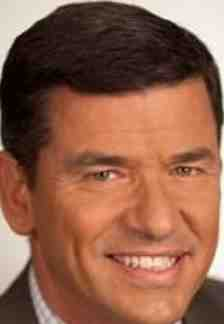
//> input picture images/hola.jpg, 224 x 324 px
$ ./main images/hola.jpg   (built with g++ and OpenCV 4)
//> lines starting //> are read from the running program, lines starting //| are printed output that depends on the picture
### stopwatch.h
#ifndef STOPWATCH_H
#define STOPWATCH_H

#include <chrono>

namespace jam {
class StopWatch {
public:
    StopWatch();

    int asHours() const;
    int asMinutes() const;
    int asSeconds() const;
    int asMilliseconds() const;
    int asMicroseconds() const;
    int asNanoseconds() const;

    inline void start() { t_start = std::chrono::steady_clock::now(); }
    inline void measure() { t_end = std::chrono::steady_clock::now(); }

private:
    std::chrono::steady_clock::time_point t_start;
    std::chrono::steady_clock::time_point t_end;
};
}

#endif  // STOPWATCH_H

### asciiconverter.h
#ifndef ASCIICONVERTER_H
#define ASCIICONVERTER_H

#include <opencv2/core/core.hpp>
#include <opencv2/highgui/highgui.hpp>
#include <opencv2/imgproc/imgproc.hpp>

#include <vector>
#include <string>

constexpr float NO_EDGE = 1337;

std::string img2ascii(const cv::Mat &edge_angles);

#endif // ASCIICONVERTER_H

### thresholds.h
#ifndef THRESHOLDS_H
#define THRESHOLDS_H

#include <opencv2/core/core.hpp>
#include <opencv2/highgui/highgui.hpp>
#include <opencv2/imgproc/imgproc.hpp>

template <typename T>
T maxVal(const cv::Mat& hist) {
    const int size = hist.rows;
    T max = 0.;
    for (int i = 0; i < size; ++i) {
        if (hist.at<T>(i) > max)
            max = hist.at<T>(i);
    }

    return max;
}
template <typename T>
// [13 lines left out: function minVal, not called in this run]

float kapurThresh(cv::Mat hist);

float Ak(const cv::Mat& hist, int k);
float Bk(const cv::Mat& hist, int k);

float optimalThresh(const cv::Mat& gray_image);

cv::Mat getHist(const cv::Mat& gray_image);

#endif  // THRESHOLDS_H

### show.h
#ifndef SHOW_H
#define SHOW_H


#include <opencv2/core/core.hpp>
#include <opencv2/highgui/highgui.hpp>
#include <opencv2/imgproc/imgproc.hpp>


void show(const cv::Mat& image);

#endif // SHOW_H

### edge_detection.h
#ifndef EDGE_DETECTION_H
#define EDGE_DETECTION_H

#include <opencv2/core/core.hpp>
#include <opencv2/highgui/highgui.hpp>
#include <opencv2/imgproc/imgproc.hpp>

#include "show.h"

cv::Mat atan(const cv::Mat& sobely, const cv::Mat& sobelx);

void calcEdges(const cv::Mat& src, cv::Mat& edge_angle, cv::Mat& edge_strength);

#endif  // EDGE_DETECTION_H

### asciiconverter.cpp
#include "asciiconverter.h"

#include <iostream>

std::string img2ascii(const cv::Mat& edge_angles) {
    constexpr char edges_c[] = {'|', '\\', '-', '/', '|'};
    constexpr char empty = ' ';
    constexpr int size = sizeof(edges_c) / sizeof(edges_c[0]);

    const int rows = edge_angles.rows;
    const int cols = edge_angles.cols;

    std::string solution;
    solution.reserve(rows * (cols + 1));

    for (int y = 0; y < rows; ++y) {
        for (int x = 0; x < cols; ++x) {
            const float angle = edge_angles.at<float>(y, x);

            if (angle == NO_EDGE) {
                solution += empty;
            } else {
                // check in what range does the angle fall in
                // and put the appropriate character for that edge
                for (int i = 0; i < size; ++i) {
                    if (angle <= (-M_PI / 2 + M_PI / ((size - 1) * 2) + i * M_PI / (size - 1))) {
                        solution += edges_c[i];
                        break;
                    }
                }
            }
        }
        solution += '\n';
    }
    return solution;
}

### thresholds.cpp
#include "thresholds.h"

float kapurThresh(cv::Mat hist) {
    using namespace std;
    const float size = hist.rows;
    hist += 0.01;
    float sum = cv::sum(hist)[0];
    hist /= sum;

    cv::Mat log_hist;
    hist.copyTo(log_hist);
    for (int i = 0; i < size; ++i) {
        log_hist.at<float>(i) = log(hist.at<float>(i)) * hist.at<float>(i);
    }

    cv::Mat entropy;
    hist.copyTo(entropy);
    entropy.at<float>(0) = -cv::sum(log_hist)[0];
    entropy.at<float>(size - 1) = entropy.at<float>(0);

    float partial_sum = hist.at<float>(0);
    for (int i = 1; i < size - 1; ++i) {
        partial_sum += hist.at<float>(i);

        // background
        float inner_sum = 0.;
        for (int j = 0; j < i; ++j) {
            float curr = hist.at<float>(j);
            inner_sum += curr / partial_sum * log(curr / partial_sum);
        }
        entropy.at<float>(i) = -inner_sum;

        // object
        inner_sum = 0.;
        float temp_sum = 1. - partial_sum;
        for (int j = i; j < size; ++j) {
            float curr = hist.at<float>(j);
            inner_sum += curr / temp_sum * log(curr / temp_sum);
        }
        entropy.at<float>(i) += -inner_sum;
    }

    return maxVal<float>(entropy);
}

float Ak(const cv::Mat& hist, int k) {
    float sum = 0.f;
    for (int i = 0; i < k; ++i) {
        sum += hist.at<float>(i);
    }
    return sum;
}

float Bk(const cv::Mat& hist, int k) {
    float sum = 0.f;
    for (int i = 0; i < k; ++i) {
        sum += i * hist.at<float>(i);
    }
    return sum;
}

float optimalThresh(const cv::Mat& gray_image) {
    cv::Mat hist = getHist(gray_image);
    float Aq = Ak(hist, 255);
    float Bq = Bk(hist, 255);

    int T = round(kapurThresh(hist));
    float AT = Ak(hist, T);
    float BT = Bk(hist, T);
    float uT = BT / AT;
    float gT = (Bq - BT) / (Aq - AT);
    int nT = (uT + gT) / 2.f;

    do {
        if (nT == T)
            break;

        T = nT;

        AT = Ak(hist, T);
        BT = Bk(hist, T);
        uT = BT / AT;
        gT = (Bq - BT) / (Aq - AT);
        nT = (uT + gT) / 2.f;

    } while (true);

    return T;
}

cv::Mat getHist(const cv::Mat& gray_image) {
    int hist_size = 255;
    const float range[] = {0., 255.};
    const float* ranges[] = {range};
    cv::Mat hist(cv::Size(1, 255), CV_32F);
    cv::calcHist(&gray_image, 1, 0, cv::Mat(), hist, 1, &hist_size, ranges, true, false);

    return hist;
}

### edge_detection.cpp
#include "edge_detection.h"

void calcEdges(const cv::Mat& src, cv::Mat& edge_angle, cv::Mat& edge_strength) {
    // use the sobel operators, to find horizontal and vertical edges

    float m_sobelx[3][3] = {{-1.f, -2.f, -1.f}, {0.f, 0.f, 0.f}, {1.f, 2.f, 1.f}};
    const cv::Mat struct_ele_x(3, 3, CV_32F, m_sobelx);

    float m_sobely[3][3] = {{-1.f, 0.f, 1.f}, {-2.f, 0.f, 2.f}, {-1.f, 0.f, 1.f}};
    const cv::Mat struct_ele_y(3, 3, CV_32F, m_sobely);

    cv::Mat sobelx;
    cv::filter2D(src, sobelx, -1, struct_ele_x);
    cv::Mat sobely;
    cv::filter2D(src, sobely, -1, struct_ele_y);

    // calculate the edges' slope consider the opposite slopes to be the same
    edge_angle = atan(sobely, sobelx);
    // calculate the edges' "presence"/strength
    cv::sqrt(sobelx.mul(sobelx) + sobely.mul(sobely), edge_strength);
}

cv::Mat atan(const cv::Mat& sobely, const cv::Mat& sobelx) {
    const int rows = sobely.rows;
    const int cols = sobely.cols;

    cv::Mat angles(rows, cols, CV_32F);

    for (int y = 0; y < rows; ++y) {
        for (int x = 0; x < cols; ++x) {
            float ty = sobely.at<float>(y, x);
            float tx = sobelx.at<float>(y, x);
            if (tx == 0.)
                tx = 0.00001f;
            angles.at<float>(y, x) = atan(ty / tx);
        }
    }

    return angles;
}

### main.cpp
#include <iostream>
#include <cstdio>

#include <opencv2/core/core.hpp>
#include <opencv2/highgui/highgui.hpp>
#include <opencv2/imgproc/imgproc.hpp>

#include "edge_detection.h"
#include "thresholds.h"
#include "show.h"
#include "asciiconverter.h"
#include "stopwatch.h"

int main(int argc, char* argv[]) {
    if (argc < 2) {
        std::cout << "USAGE: program [path_to_image] (width)  (height)" << std::endl;
        std::cout << "                               optional optional" << std::endl;
        return 0;
    }

    cv::Mat img = cv::imread(argv[1], CV_LOAD_IMAGE_GRAYSCALE);
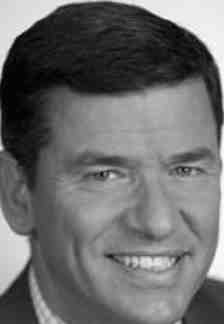
//> img: 324 rows x 224 cols, CV_8UC1; min 0, max 255, mean 107.7
    if (!img.data){
        std::cout << "[ERROR]: loading image" << std::endl;
        return 0;
    }

    int rows = 0;
    int cols = 0;

    if (argc > 2) {
        rows = std::stoi(argv[2]);
        if (argc > 3) {
            cols = std::stoi(argv[3]);
        } else {
            cols = rows;
        }
    } else {
        rows = cols = 50;
    }

    /// jam::StopWatch sw;
    /// sw.start();

    // let's get to it
    img.convertTo(img, CV_32F);
//> img: 324 rows x 224 cols, CV_32FC1
    cv::resize(img, img, cv::Size(rows, cols), 0, 0, CV_INTER_AREA);
//> img: 50 rows x 50 cols, CV_32FC1

    // get image's edges
    cv::Mat edge_angles, edge_strength;
    calcEdges(img, edge_angles, edge_strength);
//> in calcEdges, `cv::filter2D(src, sobelx, -1, struct_ele_x);`:
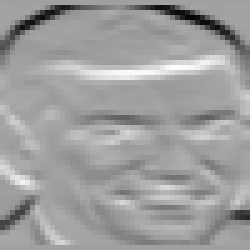
//> sobelx: 50 rows x 50 cols, CV_32FC1 (shown 5 times larger); min -852, max 497.8, mean -13.1; drawn with min black and max white
//> in calcEdges, `cv::filter2D(src, sobely, -1, struct_ele_y);`:
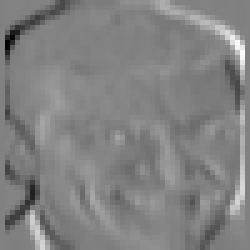
//> sobely: 50 rows x 50 cols, CV_32FC1 (shown 5 times larger); min -731.1, max 712.3, mean 6.4; drawn with min black and max white
//> after the loop in atan, `for (int y = 0; y < rows; ++y)`:
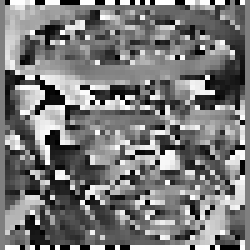
//> angles: 50 rows x 50 cols, CV_32FC1 (shown 5 times larger); min -1.57, max 1.57, mean -0.0757; drawn with min black and max white
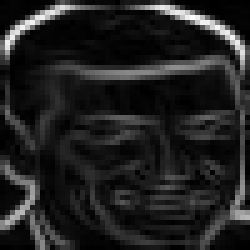
//> edge_strength: 50 rows x 50 cols, CV_32FC1 (shown 5 times larger); min 0, max 895.9, mean 117.5; drawn with min black and max white

    // remove noisy edges
    // find a mask of non-noisy edges
    const float thresh = optimalThresh(edge_strength) * 2;
//> in getHist, `cv::calcHist(&gray_image, 1, 0, cv::Mat(), hist, 1, &hist_size, ranges..`: hist = 255 values, max 40 at index 15, min 0 at index 180, mean 8.64
//> the loop in Ak, `for (int i = 0; i < k; ++i)` made 255 passes
//> sum on passes 1 to 3: 17, 24, 32
//> after the loop in Ak, `for (int i = 0; i < k; ++i)`: sum = 2203
//> the loop in Bk, `for (int i = 0; i < k; ++i)` made 255 passes
//> sum on passes 1 to 3: 0, 7, 23
//> after the loop in Bk, `for (int i = 0; i < k; ++i)`: sum = 159677
//> in kapurThresh, `hist += 0.01;`: hist = 255 values, max 40.01 at index 15, min 0.01 at index 180, mean 8.65
//> in kapurThresh, `float sum = cv::sum(hist)[0];`: sum = 2205.6
//> in kapurThresh, `hist /= sum;`: hist = 255 values, max 0.0181 at index 15, min 4.53e-06 at index 180, mean 0.00392
//> in kapurThresh, `hist.copyTo(log_hist);`: log_hist has the same summary as hist
//> after the loop in kapurThresh, `for (int i = 0; i < size; ++i)`: log_hist = 255 values, max -5.58e-05 at index 180, min -0.0727 at index 15, mean -0.0203
//> in kapurThresh, `hist.copyTo(entropy);`: entropy has the same summary as hist
//> in kapurThresh, `entropy.at<float>(0) = -cv::sum(log_hist)[0];`: entropy = 255 values, max 5.17 at index 0, min 4.53e-06 at index 180, mean 0.0242
//> in kapurThresh, `entropy.at<float>(size - 1) = entropy.at<float>(0);`: entropy = 255 values, max 5.17 at index 0, min 4.53e-06 at index 180, mean 0.0444
//> in kapurThresh, `float partial_sum = hist.at<float>(0);`: partial_sum = 0.00771
//> the loop in kapurThresh, `for (int i = 1; i < size - 1; ++i)` made 253 passes
//> (partial_sum, inner_sum, temp_sum) on passes 1 to 3: (0.0109, -5.18, 0.989), (0.0145, -5.17, 0.985), (0.0213, -5.18, 0.979)
//> after the loop in kapurThresh, `for (int i = 1; i < size - 1; ++i)`: partial_sum = 0.998; entropy = 255 values, max 9.38 at index 127, min 5.17 at index 0, mean 8.65
//> the loop in maxVal, `for (int i = 0; i < size; ++i)` made 255 passes
//> max on passes 1 to 12: 5.17, 5.42, 5.84, 6.13, 6.42, 6.55, 6.72, 6.9, 7.01, 7.09, 7.27, 7.33
//> after the loop in maxVal, `for (int i = 0; i < size; ++i)`: max = 9.38
//> in optimalThresh, `int T = round(kapurThresh(hist));`: T = 9
//> the loop in Ak (call 2), `for (int i = 0; i < k; ++i)` made 9 passes
//> sum on passes 1 to 9: 0.00771, 0.0109, 0.0145, 0.0213, 0.0254, 0.034, 0.0431, 0.0504, 0.0594
//> in optimalThresh, `float AT = Ak(hist, T);`: AT = 0.0594
//> the loop in Bk (call 2), `for (int i = 0; i < k; ++i)` made 9 passes
//> sum on passes 1 to 9: 0, 0.00318, 0.0104, 0.0309, 0.0472, 0.0903, 0.145, 0.196, 0.268
//> in optimalThresh, `float BT = Bk(hist, T);`: BT = 0.268
//> in optimalThresh, `float uT = BT / AT;`: uT = 4.51
//> in optimalThresh, `float gT = (Bq - BT) / (Aq - AT);`: gT = 72.48
//> in optimalThresh, `int nT = (uT + gT) / 2.f;`: nT = 38
//> the loop in optimalThresh, `do` made 5 passes
//> (T, AT, BT, uT, nT) on passes 1 to 4: (38, 0.373, 7.28, 19.53, 46), (46, 0.446, 10.3, 23.08, 47), (47, 0.456, 10.76, 23.58, 48), (48, 0.464, 11.1, 23.95, 48)
//> thresh = 96
    cv::Mat bin_img(rows, cols, CV_8U);
    cv::threshold(edge_strength, bin_img, thresh, 1, CV_THRESH_BINARY);
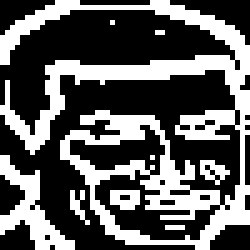
//> bin_img: 50 rows x 50 cols, CV_32FC1 (shown 5 times larger); values 0 (black) and 1 (white), 37% white in thin lines or dots
    bin_img.convertTo(bin_img, CV_8U);

    // set the non-noisy edges, and mark the noisy ones
    cv::Mat result_angles(rows, cols, CV_32F);
    result_angles = NO_EDGE;
    edge_angles.copyTo(result_angles, bin_img);
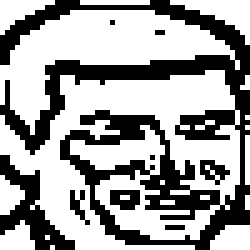
//> result_angles: 50 rows x 50 cols, CV_32FC1 (shown 5 times larger); min -1.57, max 1337, mean 842.8; drawn with min black and max white

    // generate a string out of edges
    std::string result = img2ascii(result_angles);

    // print the string
    puts(result.c_str());
    // [9 lines of commented-out code are left out]

    return 0;
}
